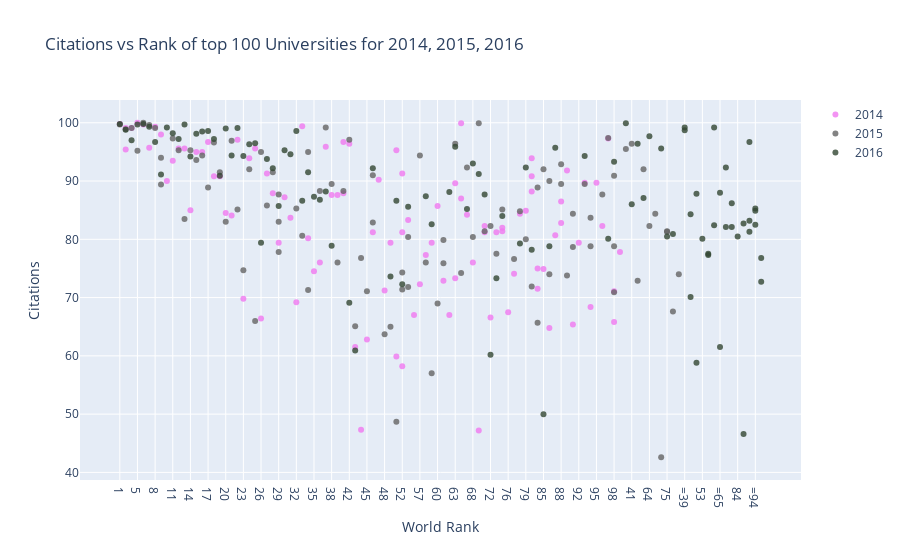

The notebook cell this image was saved under:
### Code cell
df2014 = timesData[timesData.year == 2014].iloc[:100, :]
df2015 = timesData[timesData.year == 2015].iloc[:100, :]
df2016 = timesData[timesData.year == 2016].iloc[:100, :]

trace1 = go.Scatter(
    x =df2014.world_rank,
    y = df2014.citations,
    mode = 'markers',
    name = '2014',
    marker = dict(color = 'rgba(240, 120, 240, 0.8)'),
    text = df2014.university_name
)

trace2 = go.Scatter(
    x =df2015.world_rank,
    y = df2015.citations,
    name = '2015',
    mode = 'markers',
    marker = dict(color = 'rgba(100, 100, 100, 0.8)'),
    text = df2015.university_name
)

trace3 = go.Scatter(
    x =df2016.world_rank,
    y = df2016.citations,
    name = '2016',
    mode = 'markers',
    marker = dict(color = 'rgba(50, 70, 50, 0.8)'),
    text = df2016.university_name
)

data = [trace1, trace2, trace3]

layout = dict(title = 'Citations vs Rank of top 100 Universities for 2014, 2015, 2016',
             xaxis = dict(title= 'World Rank', ticklen = 5, zeroline = False),
             yaxis = dict(title= 'Citations', ticklen = 5, zeroline = False))

fig = dict(data = data, layout = layout)
iplot(fig)

### Figure 1 — Plotly figure (JSON) as saved in the notebook; plotly's stock layout.template omitted (floating-point values rounded to 4 significant figures)
{"data": [{"marker": {"color": "rgba(240, 120, 240, 0.8)"}, "mode": "markers", "name": "2014", "text": ["California Institute of Technology", "Harvard University", "University of Oxford", "Stanford University", "Massachusetts Institute of Technology", "Princeton University", "University of Cambridge", "University of California, Berkeley", "University of Chicago", "Imperial College London", "Yale University", "University of California, Los Angeles", "Columbia University", "ETH Zurich – Swiss Federal Institute of Technology Zurich", "Johns Hopkins University", "University of Pennsylvania", "Duke University", "University of Michigan", "Cornell University", "University of Toronto", "University College London", "Northwestern University", "University of Tokyo", "Carnegie Mellon University", "University of Washington", "National University of Singapore", "University of Texas at Austin", "Georgia Institute of Technology", "University of Illinois at Urbana-Champaign", "University of Wisconsin-Madison", "University of British Columbia", "London School of Economics and Political Science", "University of California, Santa Barbara", "University of Melbourne", "McGill University", "Karolinska Institute", "École Polytechnique Fédérale de Lausanne", "King’s College London", "University of Edinburgh", "New York University", "University of California, San Diego", "Washington University in St Louis", "University of Hong Kong", "Seoul National University", "Peking University", "University of Minnesota", "University of North Carolina at Chapel Hill", "Australian National University", "Pennsylvania State University", "Boston University", "Tsinghua University", "Brown University", "Kyoto University", "University of California, Davis", "LMU Munich", "Korea Advanced Institute of Science and Technology (KAIST)", "Hong Kong University of Science and Technology", "University of Manchester", "Ohio State University", "Pohang University of Science and Technology", "KU Leuven", "Purdue University", "The University of Queensland", "University of Göttingen", "Rice University", "École Normale Supérieure", "Leiden University", "Heidelberg University", "Delft University of Technology", "University of Southern California", "École Polytechnique", "University of Sydney", "Erasmus University Rotterdam", "University of Basel", "Utrecht University", "Nanyang Technological University", "Wageningen University and Research Center", "University of Pittsburgh", "University of Bristol", "Durham University", "Emory University", "Tufts University", "Michigan State University", "University of Amsterdam", "Ghent University", "Free University of Berlin", "Technical University of Munich", "Case Western Reserve University", "Vanderbilt University", "University of Notre Dame", "Monash University", "McMaster University", "University of California, Irvine", "Humboldt University of Berlin", "University of Rochester", "Pierre and Marie Curie University", "University of Colorado Boulder", "Maastricht University", "University of Groningen", "University of Helsinki"], "type": "scatter", "x": ["1", "2", "2", "4", "5", "6", "7", "8", "9", "10", "11", "12", "13", "14", "15", "16", "17", "18", "19", "20", "21", "22", "23", "24", "25", "26", "27", "28", "29", "30", "31", "32", "33", "34", "35", "36", "37", "38", "39", "40", "40", "42", "43", "44", "45", "46", "47", "48", "49", "50", "50", "52", "52", "52", "55", "56", "57", "58", "59", "60", "61", "62", "63", "63", "65", "65", "67", "68", "69", "70", "70", "72", "73", "74", "74", "76", "77", "78", "79", "80", "80", "80", "83", "83", "85", "86", "87", "88", "88", "90", "91", "92", "93", "94", "95", "96", "97", "98", "98", "100"], "y": [99.8, 99.1, 95.4, 99.1, 100, 99.7, 95.7, 99.3, 98, 90, 93.5, 95.6, 95.6, 85, 95, 95, 96.7, 90.8, 90.8, 84.5, 84.1, 97.1, 69.8, 93.9, 95.6, 66.4, 91.3, 87.9, 79.4, 87.2, 83.7, 69.2, 99.4, 80.2, 74.5, 76, 95.9, 87.6, 87.6, 87.9, 96.7, 96.4, 61.5, 47.3, 62.8, 81.2, 90.2, 71.2, 79.4, 95.3, 59.9, 91.3, 58.2, 81.2, 83.3, 67, 72.3, 77.3, 79.4, 85.7, 72.9, 67, 73.3, 89.6, 99.9, 87, 84.2, 76, 47.2, 81.2, 82.3, 66.6, 81.2, 81.4, 82, 67.5, 74.1, 84.4, 84.9, 88.2, 90.8, 93.9, 71.5, 75, 74.9, 64.8, 80.7, 82.8, 86.5, 91.8, 65.4, 79.4, 89.7, 68.4, 89.7, 82.3, 97.3, 65.8, 71.1, 77.8]}, {"marker": {"color": "rgba(100, 100, 100, 0.8)"}, "mode": "markers", "name": "2015", "text": ["California Institute of Technology", "Harvard University", "University of Oxford", "Stanford University", "University of Cambridge", "Massachusetts Institute of Technology", "Princeton University", "University of California, Berkeley", "Imperial College London", "Yale University", "University of Chicago", "University of California, Los Angeles", "ETH Zurich – Swiss Federal Institute of Technology Zurich", "Columbia University", "Johns Hopkins University", "University of Pennsylvania", "University of Michigan", "Duke University", "Cornell University", "University of Toronto", "Northwestern University", "University College London", "University of Tokyo", "Carnegie Mellon University", "National University of Singapore", "University of Washington", "Georgia Institute of Technology", "University of Texas at Austin", "LMU Munich", "University of Illinois at Urbana-Champaign", "University of Wisconsin-Madison", "University of British Columbia", "University of Melbourne", "London School of Economics and Political Science", "École Polytechnique Fédérale de Lausanne", "University of Edinburgh", "University of California, Santa Barbara", "New York University", "McGill University", "King’s College London", "University of California, San Diego", "Washington University in St Louis", "University of Hong Kong", "Karolinska Institute", "Australian National University", "University of Minnesota", "University of North Carolina at Chapel Hill", "Peking University", "Tsinghua University", "Seoul National University", "Hong Kong University of Science and Technology", "Korea Advanced Institute of Science and Technology (KAIST)", "University of Manchester", "Brown University", "KU Leuven", "University of California, Davis", "Boston University", "Pennsylvania State University", "Kyoto University", "University of Sydney", "Nanyang Technological University", "École Polytechnique", "Scuola Normale Superiore di Pisa", "Leiden University", "The University of Queensland", "Pohang University of Science and Technology", "University of Göttingen", "Ohio State University", "Rice University", "Heidelberg University", "Delft University of Technology", "Erasmus University Rotterdam", "Wageningen University and Research Center", "University of Bristol", "University of Basel", "University of Southern California", "University of Amsterdam", "École Normale Supérieure", "Utrecht University", "Humboldt University of Berlin", "Free University of Berlin", "Michigan State University", "Durham University", "Monash University", "Middle East Technical University", "University of Arizona", "University of Notre Dame", "Tufts University", "University of California, Irvine", "Ghent University", "University of Massachusetts", "University of Pittsburgh", "Emory University", "McMaster University", "University of Glasgow", "Vanderbilt University", "University of Colorado Boulder", "Stockholm University", "Technical University of Munich", "Uppsala University"], "type": "scatter", "x": ["1", "2", "3", "4", "5", "6", "7", "8", "9", "9", "11", "12", "13", "14", "15", "16", "17", "18", "19", "20", "21", "22", "23", "24", "25", "26", "27", "28", "29", "29", "29", "32", "33", "34", "34", "36", "37", "38", "39", "40", "41", "42", "43", "44", "45", "46", "46", "48", "49", "50", "51", "52", "52", "54", "55", "55", "57", "58", "59", "60", "61", "61", "63", "64", "65", "66", "67", "68", "69", "70", "71", "72", "73", "74", "75", "75", "77", "78", "79", "80", "81", "82", "83", "83", "85", "86", "86", "88", "88", "90", "91", "91", "93", "94", "94", "96", "97", "98", "98", "98"], "y": [99.7, 98.9, 95.5, 99.1, 95.2, 100, 99.6, 99.1, 89.4, 94, 97.3, 95.3, 83.5, 95.3, 93.6, 94.4, 88.9, 96.6, 91.5, 83, 96.9, 85.1, 74.7, 92, 66, 95, 85.8, 91.5, 83, 77.8, 87.7, 85.3, 80.6, 71.3, 95, 88.3, 99.2, 89.5, 76, 88.3, 96.4, 97.1, 65.1, 76.8, 71.1, 82.9, 91, 63.7, 65, 48.7, 72.9, 71.4, 74.3, 92, 71.8, 80.4, 94.4, 76, 57, 69, 75.9, 79.9, 96.4, 82.3, 74.2, 84.4, 92.3, 80.4, 99.9, 81.4, 42.6, 82.3, 77.5, 85.1, 81.4, 81.3, 76.6, 84.8, 80, 71.9, 67.6, 74, 88.9, 65.7, 92, 74, 90, 92.9, 89.5, 73.8, 78.7, 84.4, 89.5, 78.8, 83.7, 87.7, 97.4, 90.9, 78.8, 70.9]}, {"marker": {"color": "rgba(50, 70, 50, 0.8)"}, "mode": "markers", "name": "2016", "text": ["California Institute of Technology", "University of Oxford", "Stanford University", "University of Cambridge", "Massachusetts Institute of Technology", "Harvard University", "Princeton University", "Imperial College London", "ETH Zurich – Swiss Federal Institute of Technology Zurich", "University of Chicago", "Johns Hopkins University", "Yale University", "University of California, Berkeley", "University College London", "Columbia University", "University of California, Los Angeles", "University of Pennsylvania", "Cornell University", "University of Toronto", "Duke University", "University of Michigan", "Carnegie Mellon University", "London School of Economics and Political Science", "University of Edinburgh", "Northwestern University", "National University of Singapore", "King’s College London", "Karolinska Institute", "LMU Munich", "New York University", "École Polytechnique Fédérale de Lausanne", "University of Washington", "University of Melbourne", "University of British Columbia", "KU Leuven", "University of Illinois at Urbana-Champaign", "Heidelberg University", "McGill University", "University of California, San Diego", "University of California, Santa Barbara", "Georgia Institute of Technology", "Peking University", "University of Tokyo", "University of California, Davis", "University of Hong Kong", "University of Texas at Austin", "Tsinghua University", "Wageningen University and Research Center", "Humboldt University of Berlin", "University of Wisconsin-Madison", "Brown University", "Australian National University", "Technical University of Munich", "École Normale Supérieure", "Nanyang Technological University", "University of Manchester", "University of Sydney", "University of Amsterdam", "Hong Kong University of Science and Technology", "The University of Queensland", "Washington University in St Louis", "Utrecht University", "University of North Carolina at Chapel Hill", "Boston University", "Delft University of Technology", "University of Minnesota", "Leiden University", "University of Southern California", "University of Bristol", "Durham University", "Erasmus University Rotterdam", "Free University of Berlin", "Monash University", "University of Groningen", "Pennsylvania State University", "University of Glasgow", "University of Helsinki", "University of Tübingen", "University of Pittsburgh", "University of Warwick", "Uppsala University", "University of Copenhagen", "University of New South Wales", "University of Freiburg", "Seoul National University", "University of St Andrews", "Vanderbilt University", "Kyoto University", "Maastricht University", "Emory University", "Lund University", "Ohio State University", "University of Exeter", "University of Bonn", "Georgetown University", "McMaster University", "University of Sheffield", "Queen Mary University of London", "University of Göttingen", "Michigan State University"], "type": "scatter", "x": ["1", "2", "3", "4", "5", "6", "7", "8", "9", "10", "11", "12", "13", "14", "15", "16", "17", "18", "19", "20", "21", "22", "23", "24", "25", "26", "27", "28", "29", "30", "31", "32", "33", "34", "35", "36", "37", "38", "=39", "=39", "41", "42", "43", "=44", "=44", "46", "=47", "=47", "49", "50", "51", "52", "53", "54", "55", "=56", "=56", "58", "59", "=60", "=60", "62", "63", "64", "=65", "=65", "67", "68", "69", "70", "71", "72", "73", "74", "75", "=76", "=76", "78", "79", "80", "81", "=82", "=82", "84", "85", "86", "87", "=88", "=88", "=90", "=90", "=90", "93", "=94", "=94", "=94", "97", "98", "=99", "=99"], "y": [99.8, 98.8, 99.9, 97, 99.7, 99.8, 99.3, 96.7, 91.1, 99.2, 98.2, 97.2, 99.7, 94.2, 98.1, 98.5, 98.6, 97.2, 90.9, 99, 94.4, 99.1, 94.3, 96.3, 96.5, 79.4, 93.8, 92.2, 85.7, 95.3, 94.6, 98.6, 86.6, 91.5, 87.3, 86.8, 88.2, 78.9, 98.7, 99.2, 86, 69.1, 60.9, 84.3, 70.1, 92.2, 58.8, 87.8, 73.6, 86.6, 96.4, 72.3, 80.1, 87.1, 85.6, 77.3, 77.5, 87.4, 82.6, 82.4, 99.2, 88.1, 95.9, 97.7, 61.5, 88, 85.2, 93, 91.2, 87.7, 95.6, 60.2, 73.3, 84, 80.5, 92.3, 82.1, 79.3, 92.3, 78.2, 80.9, 86.2, 82.1, 80.5, 50, 78.8, 95.7, 46.6, 82.7, 96.7, 81.3, 83.2, 94.3, 85.3, 82.5, 84.9, 80.1, 93.3, 72.7, 76.8]}], "layout": {"title": {"text": "Citations vs Rank of top 100 Universities for 2014, 2015, 2016"}, "xaxis": {"ticklen": 5, "title": {"text": "World Rank"}, "zeroline": false}, "yaxis": {"ticklen": 5, "title": {"text": "Citations"}, "zeroline": false}}}
